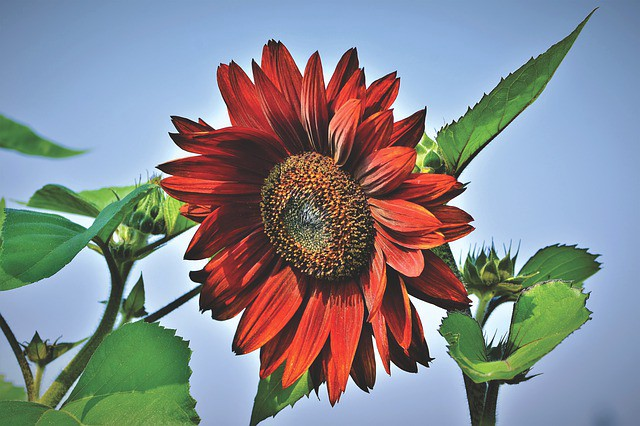
#> input picture flower.jpeg, 640 x 426 px
$ python vintage.py
#> lines starting #> are read from the running program, lines starting #| are printed output that depends on the picture
import cv2
import numpy as np
from matplotlib import pyplot as plt
im = cv2.imread('flower.jpeg')
#> im is the input picture: shape (426, 640, 3); mean B, G, R 141.6, 136.7, 132.9
rows, cols = im.shape[:2]
#> rows = 426; cols = 640
# Create a Gaussian filter
kernel_x = cv2.getGaussianKernel(cols,200)
kernel_y = cv2.getGaussianKernel(rows,200)
kernel = kernel_y * kernel_x.T
filter = 255 * kernel / np.linalg.norm(kernel)
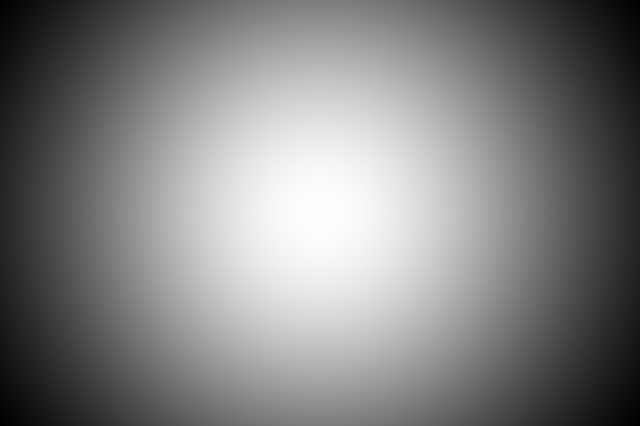
#> kernel: shape (426, 640) float64; min 9.95e-07, max 6.27e-06, mean 3.67e-06; drawn with min black and max white
vintage_im = np.copy(im)
# for each channel in the input image, we will apply the above filter
for i in range(3):
    vintage_im[:,:,i] = vintage_im[:,:,i] * filter
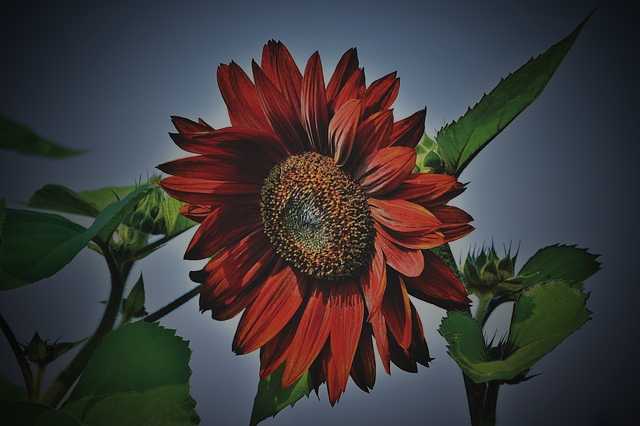
#> vintage_im: shape (426, 640, 3); mean B, G, R 58.3, 57.6, 61.4
plt.imshow(vintage_im)
plt.show()

$ run again, with house.jpeg copied over flower.jpeg
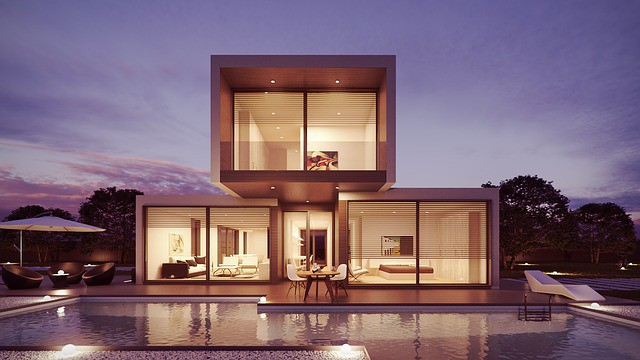
#> input picture house.jpeg, 640 x 360 px
#> im is the input picture: shape (360, 640, 3); mean B, G, R 115, 102.1, 127.1
#> `filter = 255 * kernel / np.linalg.norm(kernel)`:
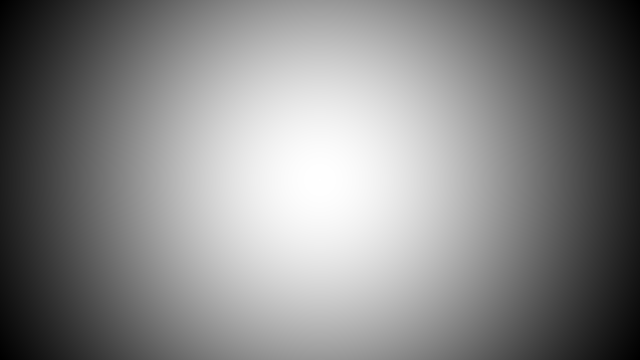
#> kernel: shape (360, 640) float64; min 1.32e-06, max 7.07e-06, mean 4.34e-06; drawn with min black and max white
#> after the loop `for i in range(3):`:
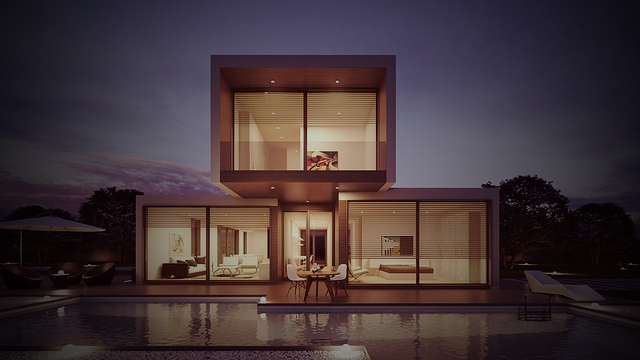
#> vintage_im: shape (360, 640, 3); mean B, G, R 56.9, 53.3, 67.3
